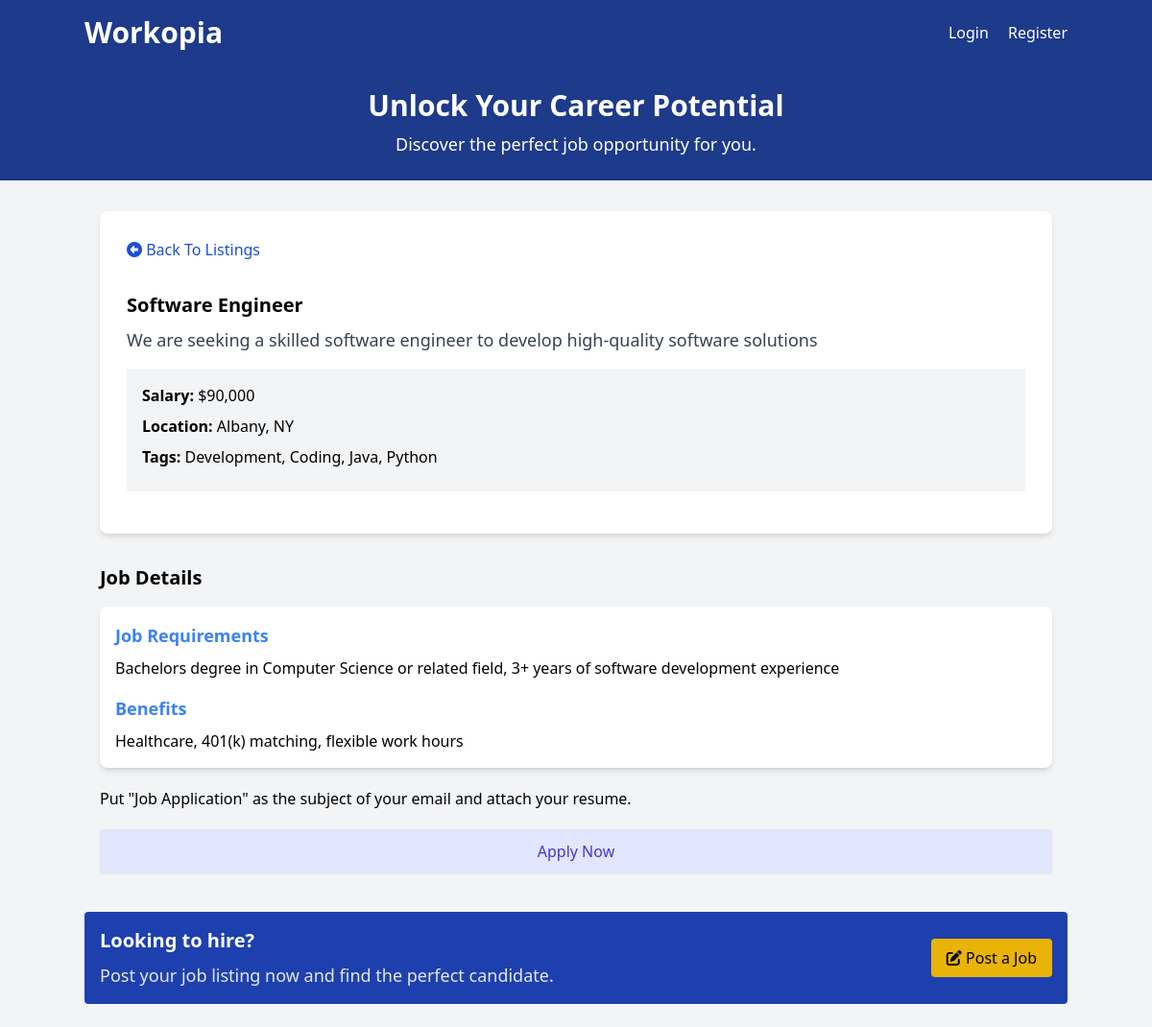
Page /listings/1 on the committed database.
### tables this page shows
CREATE TABLE `listings` (
  `id` int NOT NULL AUTO_INCREMENT,
  `user_id` int NOT NULL,
  `title` varchar(255) NOT NULL,
  `description` longtext,
  `salary` varchar(45) DEFAULT NULL,
  `tags` varchar(255) DEFAULT NULL,
  `company` varchar(45) DEFAULT NULL,
  `address` varchar(255) DEFAULT NULL,
  `city` varchar(45) DEFAULT NULL,
  `state` varchar(45) DEFAULT NULL,
  `phone` varchar(45) DEFAULT NULL,
  `email` varchar(45) DEFAULT NULL,
  `requirements` longtext,
  `benefits` longtext,
  `created_at` timestamp NULL DEFAULT CURRENT_TIMESTAMP,
  PRIMARY KEY (`id`),
  KEY `fk_listings_users_idx` (`user_id`),
  CONSTRAINT `fk_listings_users` FOREIGN KEY (`user_id`) REFERENCES `users` (`id`) ON DELETE CASCADE ON UPDATE CASCADE
);

### Framework/Session.php (called while the page is built, shortened)
<?php
class Session {
    public static function has($key) {
        return isset($_SESSION[$key]);
    }
}

### App/Controllers/ListingController.php (called while the page is built, shortened)
<?php
class ListingController {
    protected $db;
    public function __construct() {
        $const = require basePath('config/db.php');
        $this->db = new Database($const);
    }
    public function show($params = []) {
        $id = $params['id'] ?? '';
        $query = "SELECT * FROM listings WHERE id=:id";
        $params = [
            'id' => $id
        ];
        $listing = $this->db->query($query, $params)->fetch();
        loadView('Listings/show', [
            'listing' => $listing
        ]);
    }
}

### public/index.php (called while the page is built, shortened)
<?php
require '../helpers.php';
$router = new Router();
$uri = parse_url($_SERVER['REQUEST_URI'], PHP_URL_PATH);
$router->route($uri);

### Framework/Database.php (called while the page is built, shortened)
<?php
class Database {
    public $conn;
    public function __construct($config) {
        $dsn = "mysql:host={$config['host']};port={$config['port']};dbname={$config['dbname']};charset=utf8";
        $options = [
            PDO::ATTR_ERRMODE => PDO::ERRMODE_EXCEPTION,
            PDO::ATTR_DEFAULT_FETCH_MODE => PDO::FETCH_OBJ,
        ];
        try {
            $this->conn = new PDO($dsn, $config['username'], $config['password'], $options);
        }
        catch (PDOException $e) {
            throw new Exception("Database connection failed: {$e->getMessage()}");
        }
    }
    public function query($query, $params = []) {
        try{
            $stmt = $this->conn->prepare($query);
            foreach($params as $param => $value) {
                $stmt->bindValue(':' . $param, $value);
            }
            $stmt->execute();
            return $stmt;
        }
        catch (PDOException $e) {
            throw new Exception("Query error: {$e->getMessage()}");
        }
    }
}

### App/Views/Listings/show.view.php (the view, shortened to what this page needs)
<?= loadPartial('head') ?>
<?= loadPartial('navbar') ?>
<?= loadPartial('top-banner') ?>
    <section class="container mx-auto p-4 mt-4">
      <div class="rounded-lg shadow-md bg-white p-3">
       <div class="flex justify-between items-center">
      <a class="block p-4 text-blue-700" href="/listings">
        <i class="fa fa-arrow-alt-circle-left"></i>
        Back To Listings
      </a>
    </div>
        <div class="p-4">
          <h2 class="text-xl font-semibold"><?= $listing->title ?></h2>
          <p class="text-gray-700 text-lg mt-2">
          <?= $listing->description ?>
          </p>
          <ul class="my-4 bg-gray-100 p-4">
            <li class="mb-2"><strong>Salary:</strong> <?= formatSalary($listing->salary) ?></li>
            <li class="mb-2">
              <strong>Location:</strong> <?= $listing->city ?>, <?= $listing->state ?>
            </li>
            <?php if(!empty($listing->tags)) : ?>
              <li class="mb-2">
                <strong>Tags:</strong> <?= $listing->tags ?>
              </li>
            <?php endif; ?>
          </ul>
        </div>
      </div>
    </section>
    <section class="container mx-auto p-4">
      <h2 class="text-xl font-semibold mb-4">Job Details</h2>
      <div class="rounded-lg shadow-md bg-white p-4">
        <h3 class="text-lg font-semibold mb-2 text-blue-500">
          Job Requirements
        </h3>
        <p>
        <?= $listing->requirements ?>
        </p>
        <h3 class="text-lg font-semibold mt-4 mb-2 text-blue-500">Benefits</h3>
        <p><?= $listing->benefits ?></p>
      </div>
      <p class="my-5">
        Put "Job Application" as the subject of your email and attach your
        resume.
      </p>
      <a
        href="mailto:<?= $listing->email ?>"
        class="block w-full text-center px-5 py-2.5 shadow-sm rounded border text-base font-medium cursor-pointer text-indigo-700 bg-indigo-100 hover:bg-indigo-200"
      >
        Apply Now
      </a>
    </section>
<?= loadPartial('bottom-banner') ?>
<?= loadPartial('footer') ?>

### Framework/Router.php (shortened to what this page needs)
<?php
class Router{
    protected $routes = [];
    public function registerRoutes($method, $uri, $action, $middleware = []) {
        list($controller, $controllerMethod) = explode('@', $action);
        $this->routes[] = [
            'method' => $method,
            'uri' => $uri,
            'controller' => $controller,
            'controllerMethod' => $controllerMethod,
            'middleware' => $middleware
        ];
    }
    public function route($uri) {
        $requestMethod = $_SERVER['REQUEST_METHOD'];
        $uriSegments = explode('/', trim($uri,'/'));
        foreach($this->routes as $route) {
            $routeSegments = explode('/', trim( $route['uri'],'/'));
            if (count($uriSegments) === count($routeSegments) &&
            strtoupper($requestMethod) === strtoupper($route['method'])) {
                $params = [];
                $match = true;
                for($i = 0; $i < count($uriSegments); $i++){
                    if ($uriSegments[$i] !== $routeSegments[$i] &&
                        !preg_match( '/\{(.+?)\}/', $routeSegments[$i])) {
                            $match = false;
                            break;
                    }
                    if (preg_match('/\{(.+?)\}/', $routeSegments[$i], $matches)) {
                        $params[$matches[1]] = $uriSegments[$i];
                    }
                }
                if ($match) {
                    $controllerMethod = $route['controllerMethod'];
                    $controllerInstance = new $controller();
                    $controllerInstance->$controllerMethod($params);
                    return;
                }
            }
        }
    }
}

### App/Views/partials/navbar.php (shortened to what this page needs)
<header class="bg-blue-900 text-white p-4">
  <div class="container mx-auto flex justify-between items-center">
    <h1 class="text-3xl font-semibold">
      <a href="/">Workopia</a>
    </h1>
    <nav class="space-x-4">
    <?php if (Session::has('user')) :?>
      <div class="flex justify-between items-center gap-4">
        <div>
          Welcome, <?= Session::get('user')['name'] ?>
        </div>
        <form method="POST" action="/auth/logout">
          <button type="submit" class="text-white inline hover:underline">Logout</button>
        </form>
        <a
          href="/listings/create"
          class="bg-yellow-500 hover:bg-yellow-600 text-black px-4 py-2 rounded hover:shadow-md transition duration-300"
          ><i class="fa fa-edit"></i> Post a Job</a
        >
      </div>
    <?php else: ?>
      <a href="/auth/login" class="text-white hover:underline">Login</a>
      <a href="/auth/register" class="text-white hover:underline">Register</a>
    <?php endif; ?>
    </nav>
  </div>
</header>

### App/Views/partials/top-banner.php
<section class="bg-blue-900 text-white py-6 text-center">
  <div class="container mx-auto">
    <h2 class="text-3xl font-semibold">Unlock Your Career Potential</h2>
    <p class="text-lg mt-2">
      Discover the perfect job opportunity for you.
    </p>
  </div>
</section>

### App/Views/partials/bottom-banner.php
<section class="container mx-auto my-6">
    <div class="bg-blue-800 text-white rounded p-4 flex items-center justify-between">
        <div>
            <h2 class="text-xl font-semibold">Looking to hire?</h2>
            <p class="text-gray-200 text-lg mt-2">
                Post your job listing now and find the perfect candidate.
            </p>
        </div>
        <a href="/listings/create" class="bg-yellow-500 hover:bg-yellow-600 text-black px-4 py-2 rounded hover:shadow-md transition duration-300">
            <i class="fa fa-edit"></i> Post a Job
        </a>
    </div>
</section>

### rows in the picture
listings: title "Software Engineer", description "We are seeking a skilled software engineer to develop high-quality software solutions", salary "$90,000", city "Albany", state "NY", tags "Development, Coding, Java, Python", requirements "Bachelors degree in Computer Science or related field, 3+ years of software development experience", benefits "Healthcare, 401(k) matching, flexible work hours"
